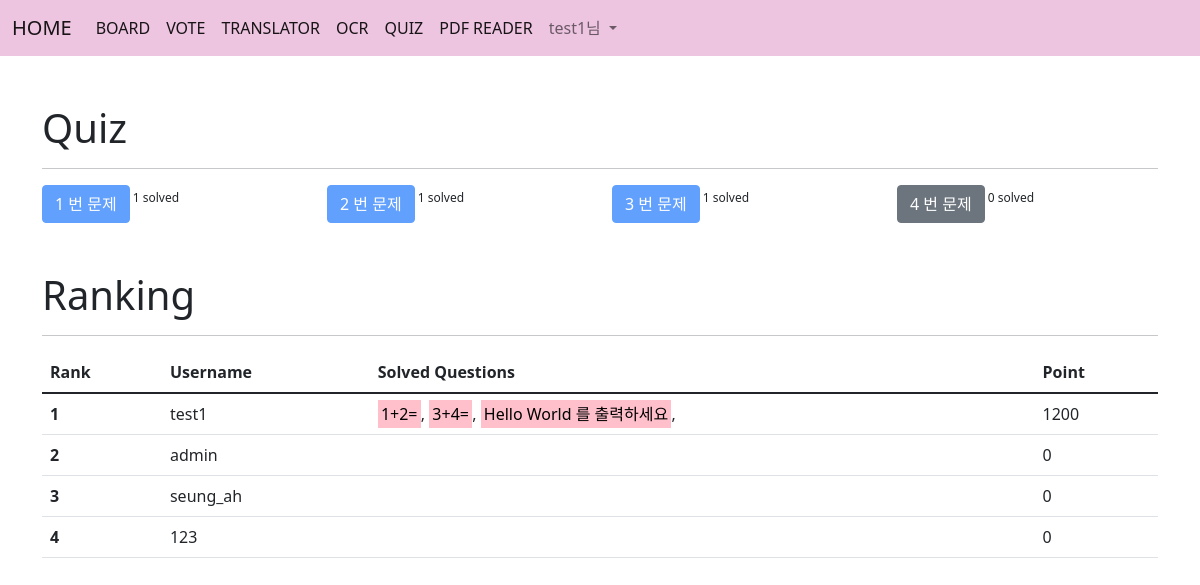
Page /quiz/ (signed in) on the committed database.
### acc/models.py (models this page shows)
class User(AbstractUser):
    userpic = models.ImageField(upload_to="usr/%y", blank=True) #블랭크가 마이그래이트 해도 오류없이 유저픽 나중에 넣게 해줌
    nickname = CharField(max_length=30, blank = True)
    comment = TextField(blank = True)
    point = IntegerField(default=0)
    pass #엡스트랙유저의 속성만 상속받아옴 다른일은 안일어남

### quiz/models.py (models this page shows)
class Quiz(models.Model):
    question = TextField()
    answer = TextField()
    solver = ManyToManyField(User, blank=True)
    point = IntegerField()

### quiz/views.py (the view)
# urls.py: path('', views.index, name="index"),
def index(request):
    q = Quiz.objects.all()
    u = User.objects.all().order_by("-point")
    context = {
        'con' : q,
        'u' : u
    }
    return render(request, "quiz/index.html", context)

### template/quiz/index.html (shortened to what this page needs)
{% extends 'base.html' %}
{% block content %}
<div class="container mt-5 mb-5">
    <h1>Quiz</h1>
    <hr>
    <div class = "row mb-5">
        {%for i in con%}
            <div class="col-lg-3">
                <button type="button" class="btn {% if user in i.solver.all %}btn-primary disabled{%else%}btn-secondary{%endif%}" data-bs-toggle="modal" data-bs-target="#exampleModal{{forloop.counter}}">
                    {{forloop.counter}} 번 문제
                </button><sup>  {{i.solver.all.count}} solved</sup>
            </div>
        {%endfor%}
    </div>
    <h1>Ranking</h1>
    <hr>
    <table class="table">
        <thead>
            <tr>
                <th scope="col">Rank</th>
                <th scope="col">Username</th>
                <th scope="col">Solved Questions</th>
                <th scope="col">Point</th>
            </tr>
        </thead>
        <tbody>
            {% for i in u%}
                <tr>
                    <th scope="row">{{ forloop.counter }}</th>
                    <td>{{i.username}}</td>
                    <td>
                        {% for j in i.quiz_set.all%}
                            <mark style="background-color: pink;">{{j.question}}</mark>,
                        {%endfor%}
                    </td>
                    <td>{{i.point}}</td>
                </tr>
            {%endfor%}
        </tbody>
    </table>
</div>
{% endblock %}

### template/base.html (shortened to what this page needs)
<!doctype html>
<html lang="en">
<head>
    <link href="https://cdn.jsdelivr.net/npm/bootstrap@5.1.1/dist/css/bootstrap.min.css" rel="stylesheet">
</head>
<body>
    {% if user.is_authenticated %}
    <nav class="navbar navbar-expand-lg navbar-light" style="background-color: #e9b2d7be">
        <div class="container-fluid">
        <a class="navbar-brand" href="{% url 'acc:index' %}">HOME</a>
        <div class="collapse navbar-collapse" id="navbarNavDropdown">
            <ul class="navbar-nav">
            <li class="nav-item">
                <a class="nav-link active" aria-current="page" href="{% url 'board:index' %}">BOARD</a>
            </li>
            <li class="nav-item">
                <a class="nav-link active" aria-current="page" href="{% url 'vote:index' %}">VOTE</a>
            </li>
            <li class="nav-item">
                <a class="nav-link active" aria-current="page" href="{% url 'translator:index' %}">TRANSLATOR</a>
            </li>
            <li class="nav-item">
                <a class="nav-link active" aria-current="page" href="{% url 'ocr:index' %}">OCR</a>
            </li>
            <li class="nav-item">
                <a class="nav-link active" aria-current="page" href="{% url 'quiz:index' %}">QUIZ</a>
            </li>
            <li class="nav-item">
                <a class="nav-link active" aria-current="page" href="{% url 'pdf:index' %}">PDF READER</a>
            </li>
            <li class="nav-item dropdown">
                <a class="nav-link dropdown-toggle" href="#" id="navbarDropdown" role="button" data-bs-toggle="dropdown" aria-expanded="false">
                {{ user.username }}님
                </a>
            </li>
            </ul>
        </div>
        </div>
    </nav>
    {% block content %}
    {% endblock %}
    {%endif%}
</body>
</html>

### rows in the picture
User: username "test1", point "1200"
Quiz: solver.all.count "1", question "1+2="
Quiz: solver.all.count "1", question "3+4="
Quiz: solver.all.count "1", question "Hello World 를 출력하세요"
Quiz: solver.all.count "0"
User: username "admin", point "0"
User: username "seung_ah", point "0"
User: username "123", point "0"
